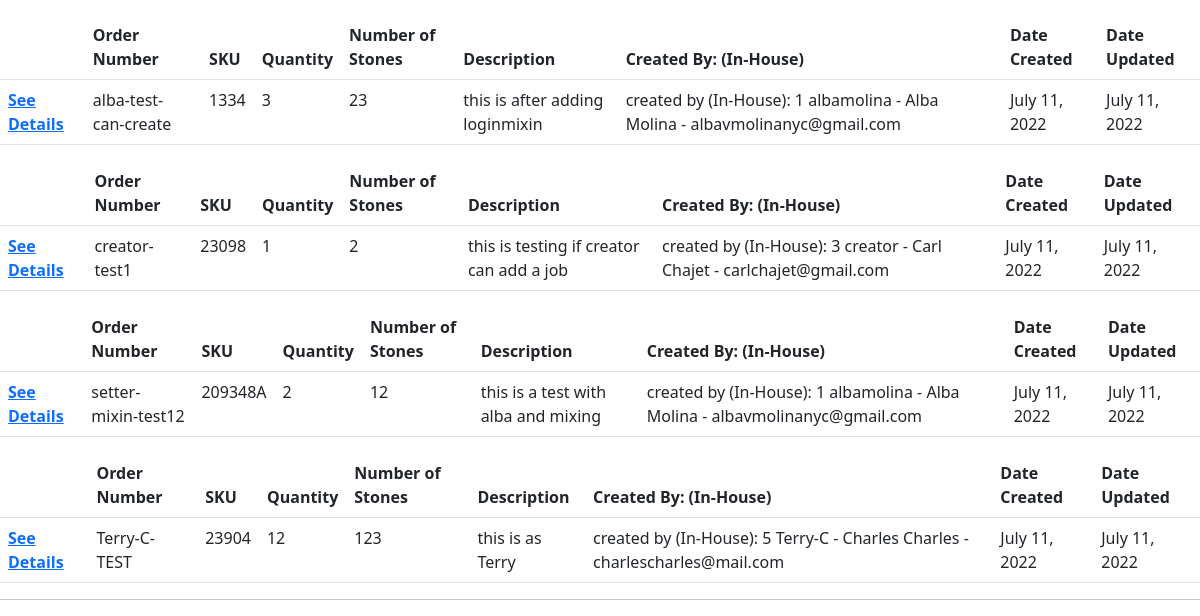
/ (lower part), run on an earlier commit of the app's database.
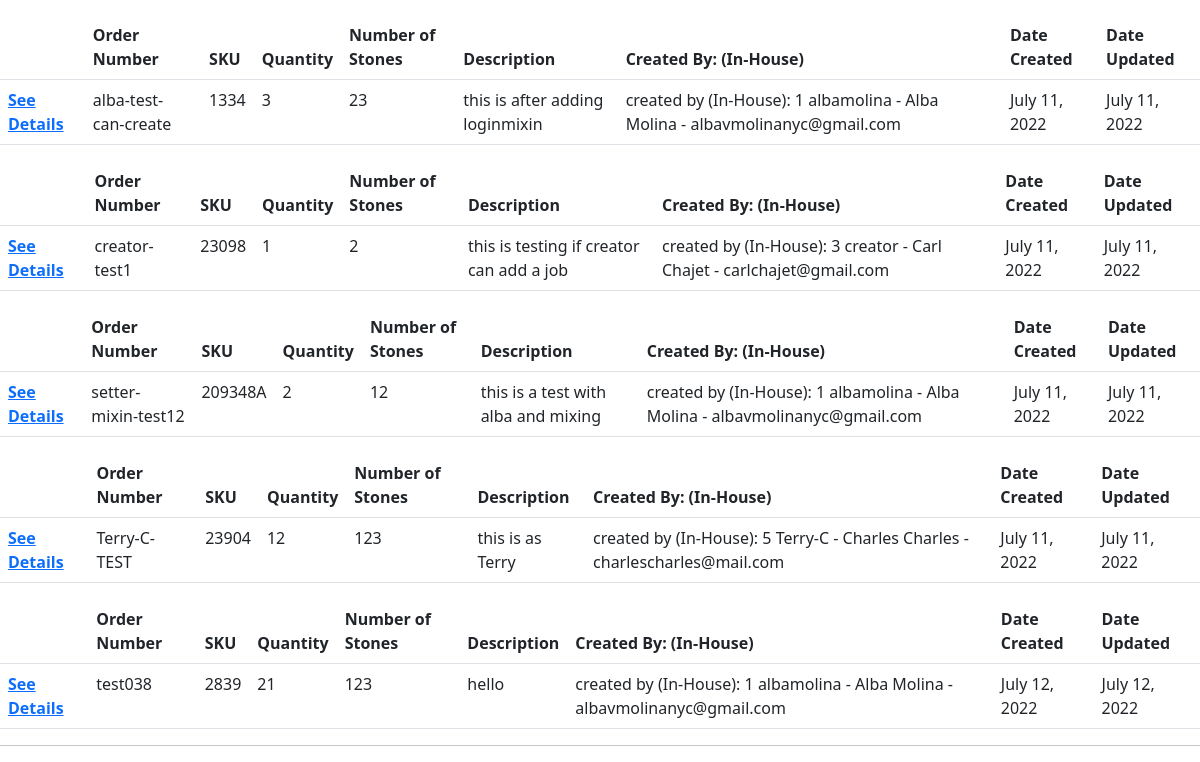
And on a later commit of the database.
### thetracker/models.py (models this page shows, shortened)
class Job(models.Model):
    order_num = models.CharField(max_length=275)
    SKU = models.CharField(max_length=275)
    num_items = models.IntegerField()
    num_stones = models.IntegerField()
    description_text = models.TextField()
    creator_name = models.ForeignKey(User, on_delete=models.PROTECT)
    created = models.DateField(auto_now_add=True)
    updated = models.DateField(auto_now=True)

### thetracker/views.py (the view)
# urls.py: path('', HomeView.as_view(), name='home'),
class HomeView(ListView):
    model = Job
    filter = JobFilter
    template_name = 'home.html'
    def get_context_data(self, **kwargs):
        context = super().get_context_data(**kwargs)
        context['filter'] = JobFilter(self.request.GET, queryset=self.get_queryset())
        return context

### thetracker/templates/home.html (shortened to what this page needs)
{% extends 'base.html' %} {% block content %}
{% for job in filter.qs %}
<div class=".table-responsive{-sm|-md|-lg|-xl|-xxl}">
  <table class="table">
    <thead>
      <tr>
        <th scope="col"></th>
        <th scope="col">Order Number</th>
        <th scope="col">SKU</th>
        <th scope="col">Quantity</th>
        <th scope="col">Number of Stones</th>
        <th scope="col">Description</th>
        <th scope="col">Created By: (In-House)</th>
        <th scope="col">Date Created</th>
        <th scope="col">Date Updated</th>
      </tr>
    </thead>
    <tbody>
      <tr>
        <th scope="row"> <a href="{% url 'job-detail' job.pk %}"> See Details</a> </th>
        <td>{{ job.order_num }}</td>
        <td>{{ job.SKU }}</td>
        <td>{{ job.num_items }}</td>
        <td>{{ job.num_stones }}</td>
        <td>{{ job.description_text }}</td>
        <td>created by (In-House): {{ job.creator_name.id }} {{ job.creator_name }} - {{ job.creator_name.first_name }}
          {{ job.creator_name.last_name }}
          - {{ job.creator_name.email }}</td>
        <td>{{ job.created }}</td>
        <td>{{ job.updated }}</td>
      </tr>
    </tbody>
  </table>
</div>
{% endfor %}
<hr />
{% endblock %}

### thetracker/templates/base.html (shortened to what this page needs)
<!DOCTYPE html>
<html lang="en">
<head>
    <link rel="stylesheet" href="https://cdn.jsdelivr.net/npm/bootstrap@5.2.0-beta1/dist/css/bootstrap.min.css">
</head>
<body>
    {% block content %}
    {% endblock %}
</body>
</html>

What changed in the data, as far as the page shows it:
added Job: order_num "test038", SKU "2839", num_items "21", num_stones "123", description_text "hello", creator_name.id "1", creator_name "albamolina", creator_name.first_name "Alba", creator_name.last_name "Molina", creator_name.email "albavmolinanyc@gmail.com", created "July 12, 2022", updated "July 12, 2022"
